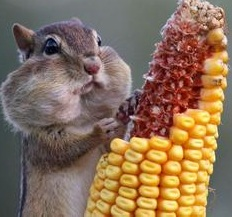
#> input picture ex00/squirrel.jpg, 232 x 217 px
$ python ex00.py
#> lines starting #> are read from the running program, lines starting #| are printed output that depends on the picture
from PIL import Image
from PIL import ImageFont, ImageDraw


class Image_num_taged:
    def open_Img(self, path):
#> called with path = 'squirrel.jpg'
        self.img = Image.open(path)
#> self.img is the input picture: PIL image 232x217 RGB; mean R, G, B 137.9, 112.1, 88.9
        return True

    def __init__(self):
        self.fnt = None
        self.img = None

    def set_Font(self, font_Path, font_Size):
#> called with font_Path = 'Arial.ttf', font_Size = 40
        self.fnt = ImageFont.truetype(font_Path, font_Size,
                                      encoding = 'unic')
        (self.width, self.height) = self.img.size
#> self.width = 232; self.height = 217
        self.num_posi = (self.width - font_Size, 0.5*font_Size)
#> self.num_posi = (192, 20)
        return True

    def num_Taged(self, str):
#> called with str = '4'
        img_Taged = ImageDraw.Draw(self.img)
        img_Taged.text(self.num_posi, str, (255, 0, 0), self.fnt)
        del img_Taged
        self.img.save('image_taged.png')
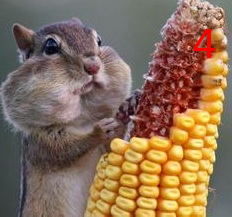
#> saved as image_taged.png: PIL image 232x217 RGB; mean R, G, B 138.5, 111.8, 88.7


im = Image_num_taged()
im.open_Img('squirrel.jpg')
im.set_Font('Arial.ttf', 40)
im.num_Taged('4')
